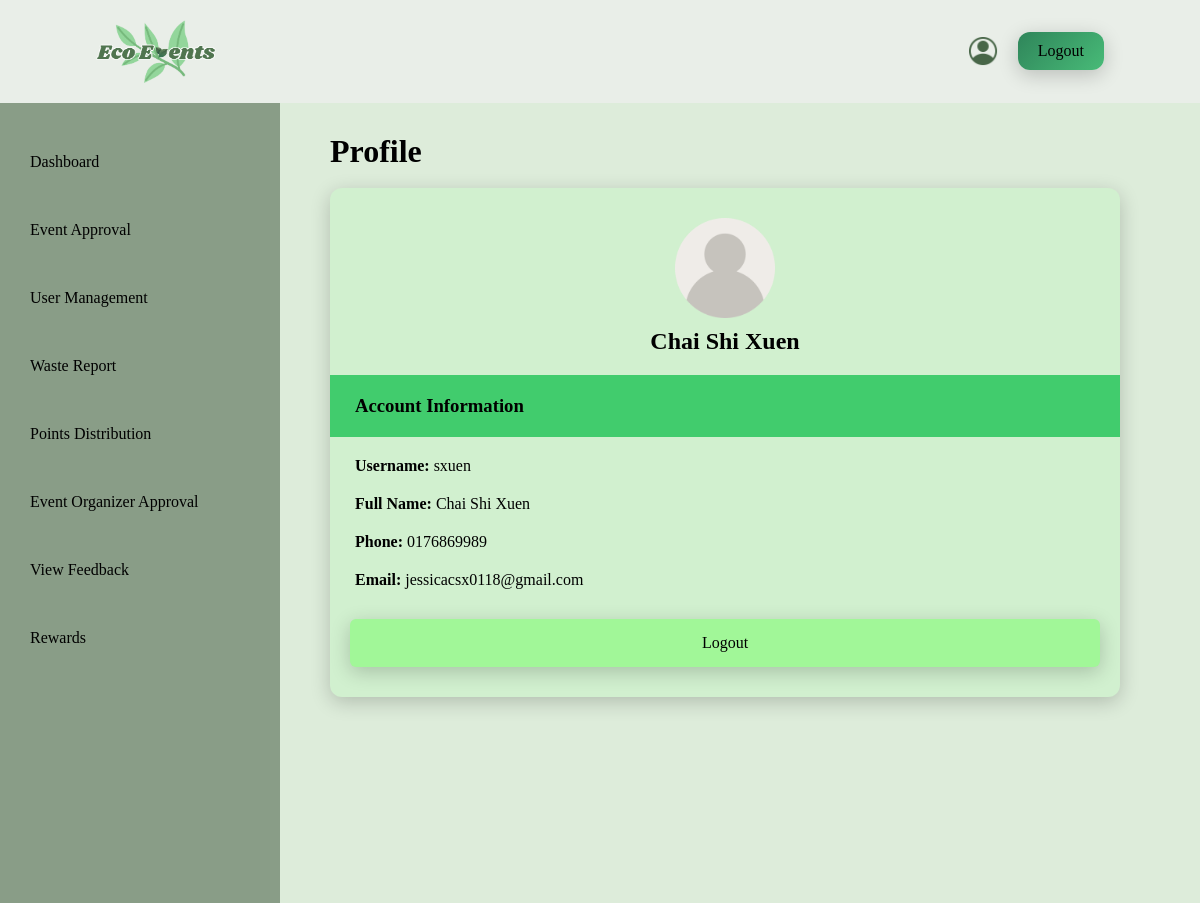
The app's page /Admin/Profile.php (signed in) with its own data.
### tables this page shows
CREATE TABLE `user` (
  `user_id` int(11) NOT NULL,
  `user_fullname` varchar(255) NOT NULL,
  `user_email` varchar(255) NOT NULL,
  `user_username` varchar(255) NOT NULL,
  `user_phoneNumber` varchar(50) NOT NULL,
  `user_password` varchar(255) NOT NULL,
  `user_profilePicture` varchar(255) DEFAULT NULL,
  `user_role` varchar(20) NOT NULL,
  `user_point` int(11) NOT NULL,
  `user_organization` varchar(255) DEFAULT NULL,
  `user_reason` varchar(255) DEFAULT NULL,
  `user_document` varchar(255) DEFAULT NULL,
  `user_status` varchar(255) NOT NULL,
  `user_registerDate` datetime NOT NULL DEFAULT current_timestamp()
);

### Admin/Profile.php (the view, shortened to what this page needs)
<?php
    include "conn.php";
    $userEmail = $_SESSION['user_email'];
    $sql = "SELECT * FROM user WHERE user_email = '$userEmail'";
    $result = mysqli_query($dbConn, $sql);
    if($result && mysqli_num_rows($result) == 1){
        $User = mysqli_fetch_assoc($result);
    }
    else{
        header("Location: login.html");
        exit();
    }
?>
<!DOCTYPE html>
<html lang="en">
<head>
    <link rel="stylesheet" href="reset.css">
</head>
<body>
    <div class = "topBar">
        <img class = "logo" src="logo.png" alt="Website Logo">
        <div class = "rightSide">
            <a href="Profile.php">
                <img class = "profile" src="profile.png" alt="Profile icon">
            </a>
            <a class = "logout" href="logout.php">Logout</a>
        </div>
    </div>
    <div class = "container">
        <aside class = "sideBar">
            <a href = "dashboard.php">Dashboard</a>
            <a href="eventApproval.php">Event Approval</a>
            <a href="userManagement.php">User Management</a>
            <a href="wasteReport.php">Waste Report</a>
            <a href="PointsDistribution.php">Points Distribution</a>
            <a href="OrganizerApproval.php">Event Organizer Approval</a>
            <a href="ViewFeedback.php">View Feedback</a>
            <a href="redeemRewards.php">Rewards</a>
        </aside>
        <div class = "firstContent">
            <h1>Profile</h1>
            <br>
            <div class = "profileContent">
                <div class="topProfile">
                    <img src="<?php echo $User['user_profilePicture']; ?>" alt="Profile Picture">
                    <h2><?php echo $User['user_fullname']; ?></h2>
                </div>
                <div class = "firstHeader">
                    <h3>Account Information</h3>
                </div>
                <div class = "accountInfo">
                    <p><strong>Username: </strong><?php echo $User['user_username']; ?></p>
                    <p><strong>Full Name: </strong><?php echo $User['user_fullname']; ?></p>
                    <p><strong>Phone: </strong><?php echo $User['user_phoneNumber']; ?></p>
                    <p><strong>Email: </strong><?php echo $User['user_email']; ?></p>
                </div>
                <div class = "profileBottom">
                    <a class = "logout2" href="logout.php">Logout</a>
                </div>
            </div>
        </div>
    </div>
</body>
</html>

### records on screen
user: user_profilePicture (placeholder picture), user_fullname "Chai Shi Xuen", user_username "sxuen", user_phoneNumber "0176869989", user_email "jessicacsx0118@gmail.com"
